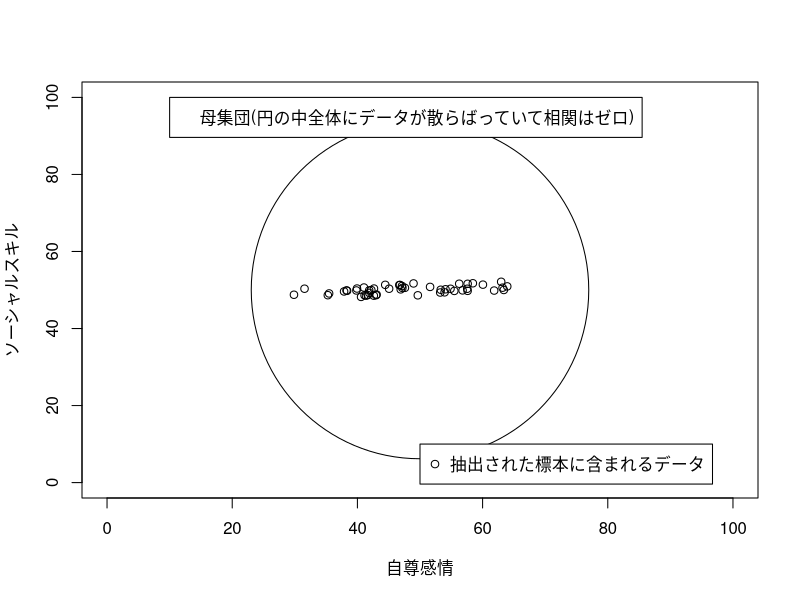
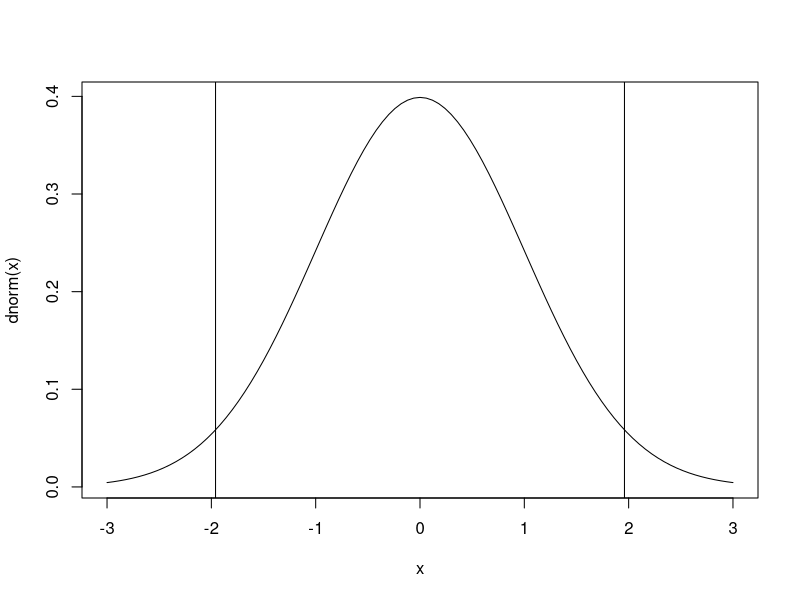
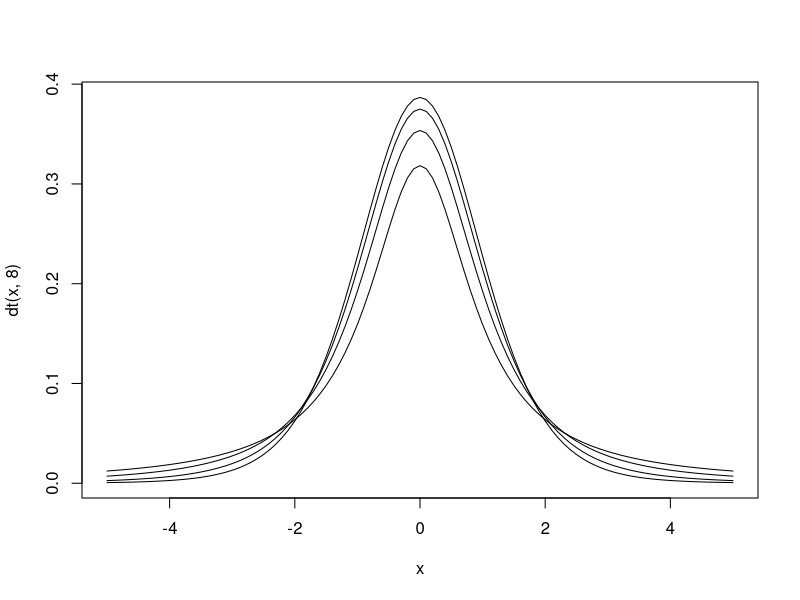
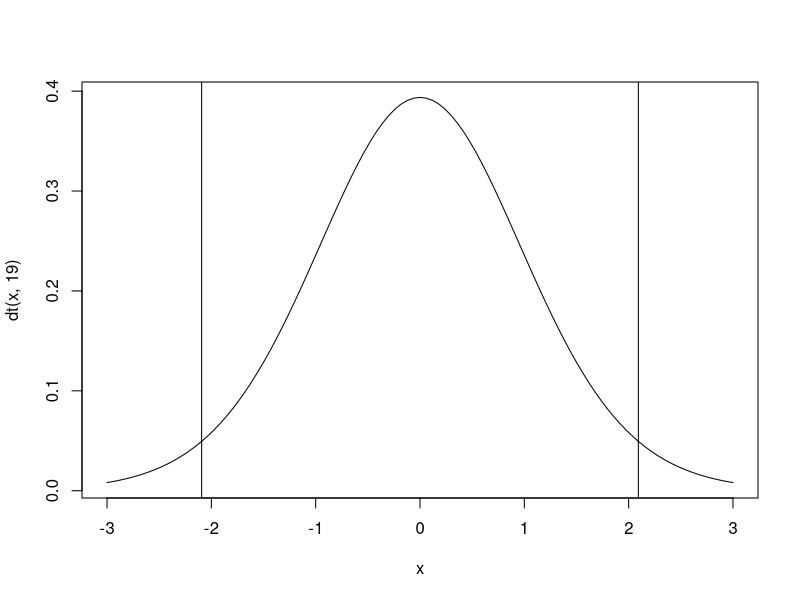

Source code (R) for these figures, in order:
## ===============================================

## 第5章 統計的仮説検定

## ===============================================

## 5.1 統計的仮説検定の必要性必要性

# 自尊感情とソーシャルスキルのデータを発生させる
A <- rnorm(50)
B <- rnorm(50)
C <- A * 0.5 + sqrt(0.75) * B
自尊感情 <- 10 * A + 50
ソーシャルスキル <- 1 * C + 50

plot(自尊感情, ソーシャルスキル, xlim = c(0, 100), ylim = c(0, 100))
points(50, 50, cex = 45)
legend(50, 10, legend = "抽出された標本に含まれるデータ", pch = 1)
legend(10, 100, legend = "母集団(円の中全体にデータが散らばっていて相関はゼロ)")


## 5.2 統計的仮説検定の手順と用語

# 手順
# 1. 母集団に関する帰無仮説と対立仮説（両側or片側検定）を設定する
# 2. 検定統計量を選ぶ
# 3. 有意水準αの値を決める
# 4. （データを収集したあとの）データから検定統計量の実現値を求める
# 5. 検定統計量の実現値が棄却して、対立仮説を採択する。棄却域に入らなければ、帰無仮説を採択する

## 5.3 標準正規分布を用いた検定（1つの平均値の検定・母分散が既知）

# データを読み込む
心理学テスト <- c(13, 14, 7, 12, 10, 6, 8, 15, 4, 14, 9, 6, 10, 12, 5, 12, 8, 8, 12, 15)
心理学テスト

# 検定統計量の実現値を求める
Z分子 <- mean(心理学テスト) - 12 # 検定統計量の分子を計算
Z分子

Z分母 <- sqrt(10 / length(心理学テスト)) # 検定統計量の分母を計算
Z分母

Z統計量 <- Z分子 / Z分母
Z統計量

# 帰無仮説の棄却or採択の決定
# 下側確率0.025、0.975を求めることで標準正規分布の両裾にそれぞれ2.5%ずつ
# 合計5%の領域を棄却域として設定することができる
qnorm(0.025) # 下側確率0.025となるZの値を求める
qnorm(0.975) # 下側確率0.975となるZの値を求める

qnorm(0.025, lower.tail = FALSE) # 上側確率を求める

# 図を描いて確認する
curve(dnorm(x), -3, 3)
abline(v = qnorm(0.025))
abline(v = qnorm(0.975))

# p値を直接求める
pnorm(Z統計量)
pnorm(Z統計量) * 2 # 例題が両側検定なので2倍する
# → p値が有意水準0.05より小さいので帰無仮説は棄却される


# 5.4 t分布を用いた検定（1つの平均値の検定・母分散が未知）

# t分布の図を表示させる
curve(dt(x, 8), -5, 5)
curve(dt(x, 4), -5, 5, add = TRUE)
curve(dt(x, 2), -5, 5, add = TRUE)
curve(dt(x, 1), -5, 5, add = TRUE)

# 検定統計量の実現値を求める
t分子 <- mean(心理学テスト) - 12
t分子

t分母 <- sqrt(var(心理学テスト) / length(心理学テスト)) # 検定統計量の分母を計算
t分母

t統計量 <- t分子 / t分母
t統計量

# 帰無仮説の棄却or採択の決定
qt(0.025, 19) # 自由度19のt分布で下側確率0.025となるtの値を求める
qt(0.975, 19) # 自由度19のt分布で下側確率0.975となるtの値を求める

# t分布の棄却域を図に表示させる
curve(dt(x, 19), -3, 3)
abline(v = qt(0.025, 19))
abline(v = qt(0.975, 19))

pt(-2.616648, 19)

# p値を求める
pt(2.616648, 19, lower.tail = FALSE) * 2
